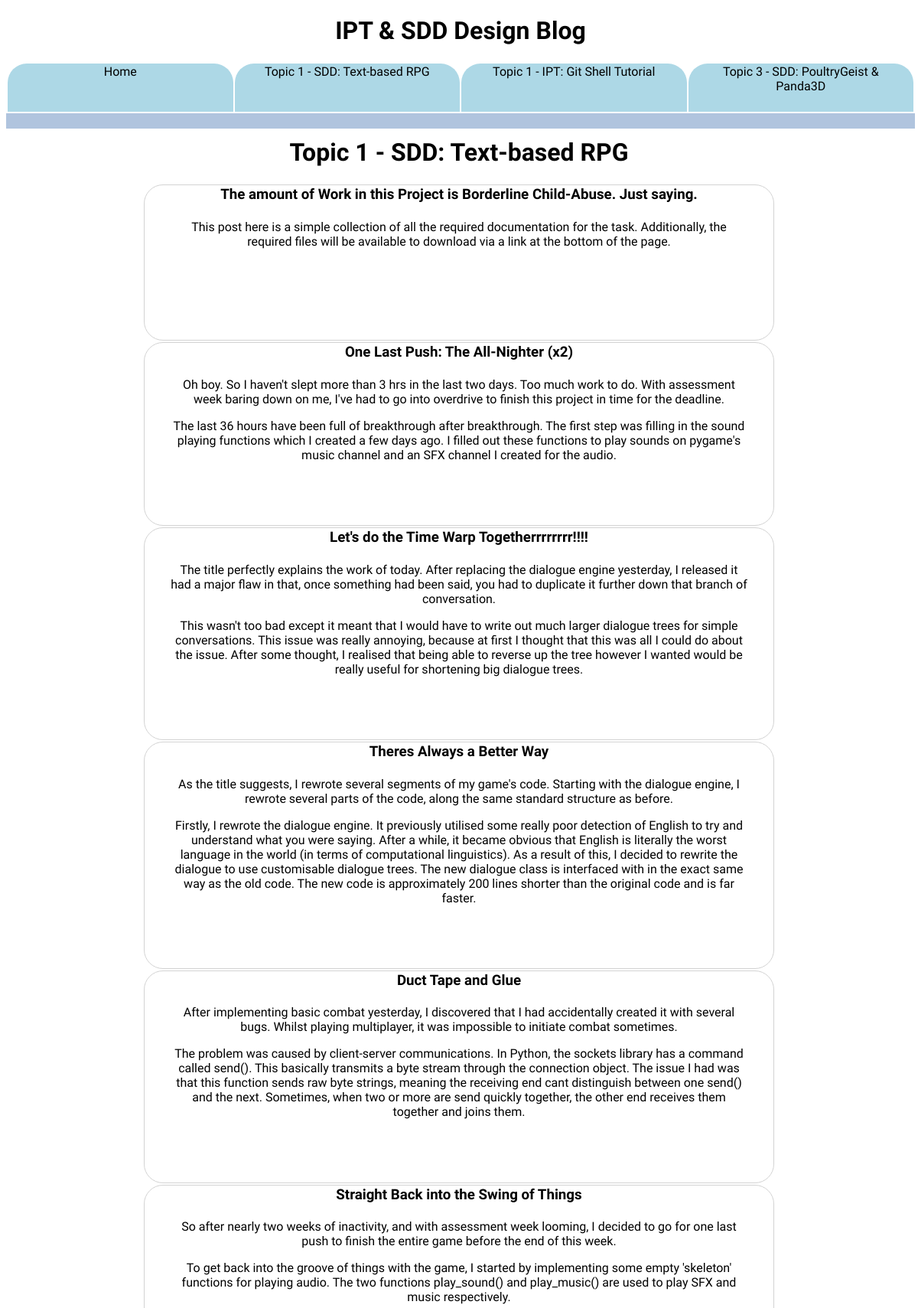
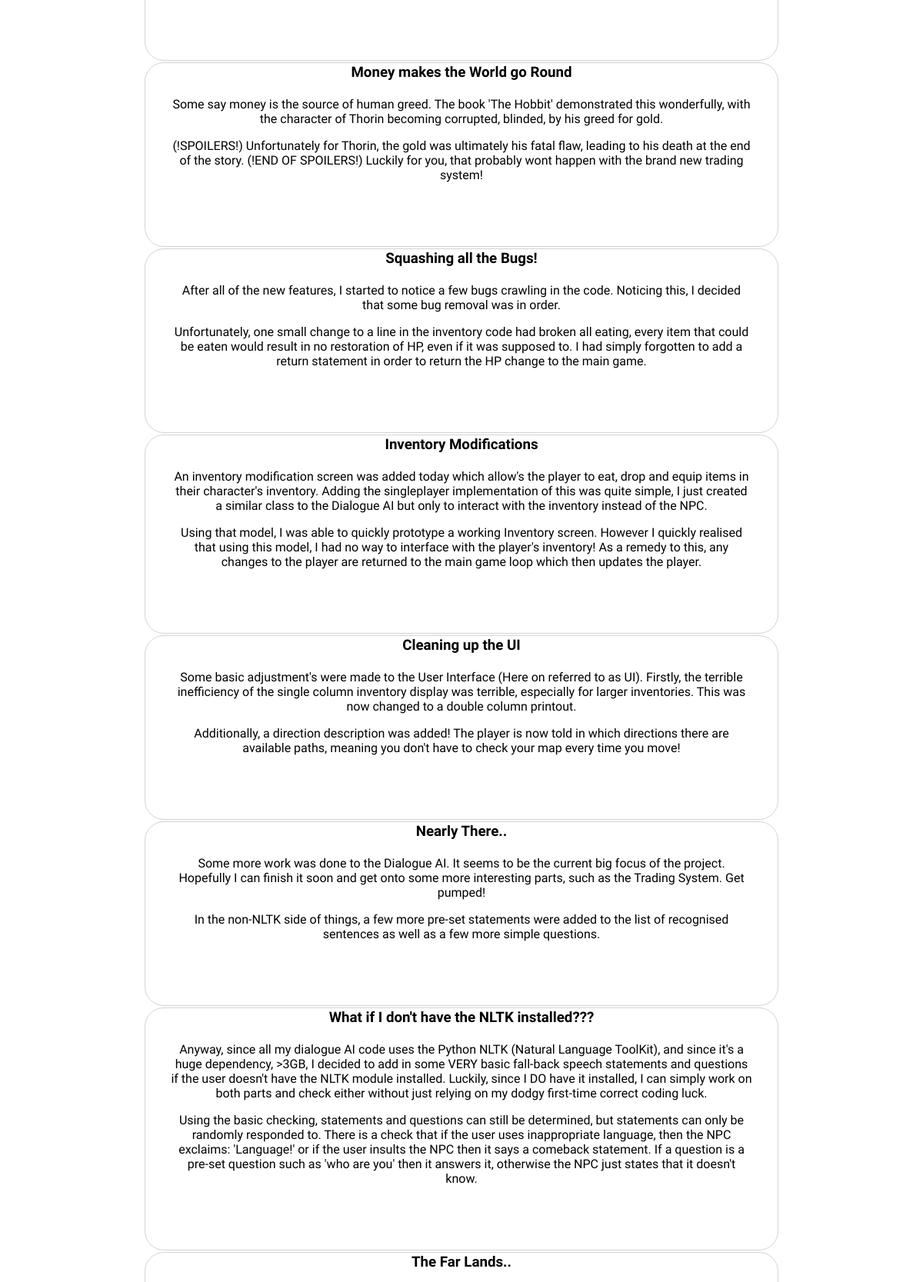
The page /topic/1 (upper part) on the database its author committed (2 pictures, top to bottom).
### tables this page shows
CREATE TABLE topics (
  	id INTEGER NOT NULL,
  	title TEXT NOT NULL,
  	subtitle TEXT NOT NULL,
    created TEXT NOT NULL,
  	PRIMARY KEY (id)
);

CREATE TABLE posts (
  	id INTEGER NOT NULL,
  	topicid INTEGER NOT NULL,
  	title TEXT NOT NULL,
    message TEXT NOT NULL,
    created TIMESTAMP NOT NULL,
    image TEXT NOT NULL,
  	PRIMARY KEY (id),
  	FOREIGN KEY (topicid) REFERENCES topics(id) ON DELETE CASCADE
);

### School_Blog/main.py (the view)
@app.route('/topic/<topic_id>')
def topic_handler(topic_id):
	topic = Topic.get(topic_id)
	posts = Log.get_all(topic_id)
	return render_template('topic_template.html', title=topic.title+': '+topic.subtitle, posts=posts, topic=topic, topics=Topic.get_main_page())

### School_Blog/db.py (called while the page is built)
    @staticmethod
    def get_newest(tid):
        cur.execute('''SELECT * FROM posts WHERE topicid = ? ORDER BY created DESC''', (tid,))
        row = cur.fetchone()
        if row:
            id, tid, title, message, created, image = row
            return Log(eval(message), title, image, tid, id, created)

    @staticmethod
    def get_all(tid):
        logs = []
        cur.execute('''SELECT * FROM posts WHERE topicid = ? ORDER BY created DESC''', (tid,))
        for row in cur:
            id, tid, title, message, created, image = row
            logs.append( Log(eval(message), title, image, tid, id, created) )
        return logs

    @staticmethod
    def get(id):
        cur.execute('''SELECT * FROM topics WHERE id = ? ORDER BY created ASC''', (id,))
        row = cur.fetchone()
        if row:
            id, title, subtitle, date = row
            return Topic(title, subtitle, date, id)
        return None

    @staticmethod
    def get_main_page():
        cur.execute('''SELECT * FROM topics ORDER BY created''')
        topics = []
        i = 0
        for row in cur:
            if i == 3:
                break
            id, title, sub, date = row
            topics.append(Topic(title, sub, date, id))
            i += 1
        for i in range(len(topics)):
            post = Log.get_newest(topics[i].id)
            topics[i].post = post
        return topics

### School_Blog/templates/topic_template.html (shortened to what this page needs)
<!DOCTYPE html>
<html>
<head>
  <link rel="stylesheet" href="/static/css/main.css">
</head>
<body>
  <div class="header">
    <h1>IPT & SDD Design Blog</h1>
    <table>
      <tr>
        <td>
          <a href="/">Home</a>
        </td>
        {%for t in topics%}
        <td>
          <a href="/topic/{{t.id}}">{{t.title}}: {{t.subtitle}}</a>
        </td>
        {%endfor%}
      </tr>
    </table>
  </div>
  <div id="wide_body_content">
    <h1>{{topic.title}}: {{topic.subtitle}}</h1>
    <table>
    {%for post in posts%}
      <tr>
        <td class="topic">
          <a href="/post/{{post.id}}">
            <h3>{{post.title}}</h3>
            {%for line in post.text%}
              {%if post.text.index(line) < 2%}
                <p>{{line}}</p>
              {%endif%}
            {%endfor%}
          </a>
        </td>
      </tr>
    {%endfor%}
    </table>
  </div>
</body>
</html>

### School_Blog/static/css/main.css (style rules this page uses)
td { border-radius: 25px 25px 0px 0px; background-color: lightblue; width:17%; text-align: center; height: 30px; }
table { width: 100%; }
.topic { background-color: white; width:30%; text-align: center; height: 200px; margin: 4%; border: 1px solid lightgrey; border-radius: 25px; }
h3 { margin: 0; }
.header { width: 99%; position:fixed; background-color: white; top:0; border-bottom: 20px solid lightsteelblue; }
h1 { text-align:center; }
#wide_body_content { margin: 180px auto 0 auto; text-align: left; width: 70%; }
body { font-family: 'Sarpanch', sans-serif; }
a { text-decoration: none; color: black; display:block; height:100%; padding:4%; }

### rows shown on the page
topics: title "Topic 1 - SDD", subtitle "Text-based RPG"
topics: title "Topic 1 - IPT", subtitle "Git Shell Tutorial"
topics: title "Topic 3 - SDD", subtitle "PoultryGeist & Panda3D"
posts: title "The amount of Work in this Project is Borderline Child-Abuse. Just saying.", text "This post here is a simple collection of all the required documentation for the task. Additionally, the required files will be available to download via a link at the bottom of the page."
posts: title "One Last Push: The All-Nighter (x2)", text "Oh boy. So I haven't slept more than 3 hrs in the last two days. Too much work to do. With assessment week baring down on me, I've had to go into overdrive to finish this project in time for the deadline." "The last 36 hours have been full of breakthrough after breakthrough. The first step was filling in the sound playing functions which I created a few days ago. I filled out these functions to play sounds on pygame's music channel and an SFX channel I created for the audio."
posts: title "Let's do the Time Warp Togetherrrrrrrr!!!!", text "The title perfectly explains the work of today. After replacing the dialogue engine yesterday, I released it had a major flaw in that, once something had been said, you had to duplicate it further down that branch of conversation." "This wasn't too bad except it meant that I would have to write out much larger dialogue trees for simple conversations. This issue was really annoying, because at first I thought that this was all I could do about the issue. After some thought, I realised that being able to reverse up the tree however I wanted would be really useful for shortening big dialogue trees."
posts: title "Theres Always a Better Way", text "As the title suggests, I rewrote several segments of my game's code. Starting with the dialogue engine, I rewrote several parts of the code, along the same standard structure as before." "Firstly, I rewrote the dialogue engine. It previously utilised some really poor detection of English to try and understand what you were saying. After a while, it became obvious that English is literally the worst language in the world (in terms of computational linguistics). As a result of this, I decided to rewrite the dialogue to use customisable dialogue trees. The new dialogue class is interfaced with in the exact same way as the old code. The new code is approximately 200 lines shorter than the original code and is far faster."
posts: title "Duct Tape and Glue", text "After implementing basic combat yesterday, I discovered that I had accidentally created it with several bugs. Whilst playing multiplayer, it was impossible to initiate combat sometimes." "The problem was caused by client-server communications. In Python, the sockets library has a command called send(). This basically transmits a byte stream through the connection object. The issue I had was that this function sends raw byte strings, meaning the receiving end cant distinguish between one send() and the next. Sometimes, when two or more are send quickly together, the other end receives them together and joins them."
posts: title "Straight Back into the Swing of Things", text "So after nearly two weeks of inactivity, and with assessment week looming, I decided to go for one last push to finish the entire game before the end of this week." "To get back into the groove of things with the game, I started by implementing some empty 'skeleton' functions for playing audio. The two functions play_sound() and play_music() are used to play SFX and music respectively."
posts: title "Money makes the World go Round", text "Some say money is the source of human greed. The book 'The Hobbit' demonstrated this wonderfully, with the character of Thorin becoming corrupted, blinded, by his greed for gold." "(!SPOILERS!) Unfortunately for Thorin, the gold was ultimately his fatal flaw, leading to his death at the end of the story. (!END OF SPOILERS!) Luckily for you, that probably wont happen with the brand new trading system!"
posts: title "Squashing all the Bugs!", text "After all of the new features, I started to notice a few bugs crawling in the code. Noticing this, I decided that some bug removal was in order." "Unfortunately, one small change to a line in the inventory code had broken all eating, every item that could be eaten would result in no restoration of HP, even if it was supposed to. I had simply forgotten to add a return statement in order to return the HP change to the main game."
posts: title "Inventory Modifications", text "An inventory modification screen was added today which allow's the player to eat, drop and equip items in their character's inventory. Adding the singleplayer implementation of this was quite simple, I just created a similar class to the Dialogue AI but only to interact with the inventory instead of the NPC." "Using that model, I was able to quickly prototype a working Inventory screen. However I quickly realised that using this model, I had no way to interface with the player's inventory! As a remedy to this, any changes to the player are returned to the main game loop which then updates the player."
posts: title "Cleaning up the UI", text "Some basic adjustment's were made to the User Interface (Here on referred to as UI). Firstly, the terrible inefficiency of the single column inventory display was terrible, especially for larger inventories. This was now changed to a double column printout." "Additionally, a direction description was added! The player is now told in which directions there are available paths, meaning you don't have to check your map every time you move!"
posts: title "Nearly There..", text "Some more work was done to the Dialogue AI. It seems to be the current big focus of the project. Hopefully I can finish it soon and get onto some more interesting parts, such as the Trading System. Get pumped!" "In the non-NLTK side of things, a few more pre-set statements were added to the list of recognised sentences as well as a few more simple questions."
posts: title "What if I don't have the NLTK installed???", text "Anyway, since all my dialogue AI code uses the Python NLTK (Natural Language ToolKit), and since it's a huge dependency, >3GB, I decided to add in some VERY basic fall-back speech statements and questions if the user doesn't have the NLTK module installed. Luckily, since I DO have it installed, I can simply work on both parts and check either without just relying on my dodgy first-time correct coding luck." "Using the basic checking, statements and questions can still be determined, but statements can only be randomly responded to. There is a check that if the user uses inappropriate language, then the NPC exclaims: 'Language!' or if the user insults the NPC then it says a comeback statement. If a question is a pre-set question such as 'who are you' then it answers it, otherwise the NPC just states that it doesn't know."
posts: title "The Far Lands.."
